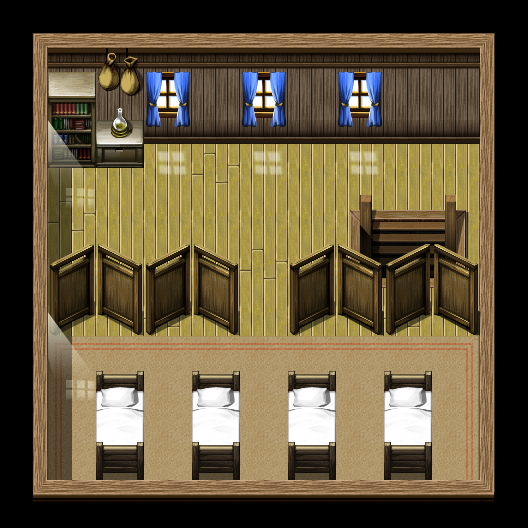

A level layout from a 2D game, rendered from its tile map. Below: a short description, then the map file with tile-grid data replaced by summaries:
An orthogonal 22x22 tile map with 24x24 px tiles, 9 tile layers (under0_none, under1_ground, under2_shadows, under3_objects, ...), 4 tilesets and 21 objects (4x note_bed01, 2x hero_s_hometown_inn, wood, carpet).

<map version="1.4" tiledversion="1.4.2" orientation="orthogonal" renderorder="right-down" width="22" height="22" tilewidth="24" tileheight="24" infinite="0" nextlayerid="15" nextobjectid="25">
 <properties>
  <property name="bgm" value="bgm_inn" />
 </properties>
 <tileset firstgid="1" name="hero_s_hometown_inn_2f" tilewidth="24" tileheight="24" tilecount="384" columns="24">
  <image source="tilesets/hero_s_hometown_inn_2f.png" width="576" height="384" />
 </tileset>
 <tileset firstgid="385" source="tilesets/fsm_inside01_c.tsx" />
 <tileset firstgid="1409" source="tilesets/fsm_inside01_b.tsx" />
 <tileset firstgid="2433" source="tilesets/fsm_inside01_a2.tsx" />
 <layer id="2" name="under0_none" width="22" height="22">
  <data>[484 cells, 0 non-empty, 0 distinct tile ids]</data>
 </layer>
 <layer id="1" name="under1_ground" width="22" height="22">
  <data>[484 cells, 466 non-empty, 109 distinct tile ids]</data>
 </layer>
 <layer id="4" name="under2_shadows" width="22" height="22">
  <data>[484 cells, 2 non-empty, 1 distinct tile ids]</data>
 </layer>
 <layer id="3" name="under3_objects" width="22" height="22">
  <data>[484 cells, 41 non-empty, 36 distinct tile ids]</data>
 </layer>
 <layer id="5" name="under4_lights" width="22" height="22">
  <data>[484 cells, 4 non-empty, 4 distinct tile ids]</data>
 </layer>
 <layer id="6" name="under5_none" width="22" height="22">
  <data>[484 cells, 0 non-empty, 0 distinct tile ids]</data>
 </layer>
 <layer id="7" name="over6_objects" width="22" height="22">
  <data>[484 cells, 58 non-empty, 12 distinct tile ids]</data>
 </layer>
 <layer id="8" name="over7_lights" width="22" height="22">
  <data>[484 cells, 8 non-empty, 4 distinct tile ids]</data>
 </layer>
 <layer id="9" name="over8_none" width="22" height="22">
  <data>[484 cells, 0 non-empty, 0 distinct tile ids]</data>
 </layer>
 <objectgroup color="#0055ff" id="14" name="sound">
  <object id="23" name="wood" x="48" y="48" width="432" height="288" />
  <object id="24" name="carpet" x="48" y="336" width="432" height="192" />
 </objectgroup>
 <objectgroup color="#aa0000" id="10" name="collision" visible="0">
  <object id="1" x="0" y="0" width="48" height="528" />
  <object id="2" x="48" y="504" width="480" height="24" />
  <object id="3" x="48" y="0" width="480" height="144" />
  <object id="4" x="480" y="144" width="48" height="360" />
  <object id="5" x="48" y="144" width="96" height="24" />
  <object id="6" x="96" y="384" width="48" height="96" />
  <object id="7" x="192" y="384" width="48" height="96" />
  <object id="8" x="288" y="384" width="48" height="96" />
  <object id="9" x="384" y="384" width="48" height="96" />
  <object id="10" x="288" y="288" width="192" height="48" />
  <object id="13" x="432" y="192" width="48" height="96" />
  <object id="14" x="48" y="288" width="192" height="48" />
  <object id="15" x="360" y="192" width="24" height="96" />
 </objectgroup>
 <objectgroup color="#5500ff" id="13" name="rest">
  <object id="19" name="note_bed01" x="96" y="384" width="48" height="96" />
  <object id="20" name="note_bed01" x="192" y="384" width="48" height="96" />
  <object id="21" name="note_bed01" x="288" y="384" width="48" height="96" />
  <object id="22" name="note_bed01" x="384" y="384" width="48" height="96" />
 </objectgroup>
 <objectgroup color="#55aaff" id="11" name="spawn">
  <object id="16" name="hero_s_hometown_inn" x="384" y="240" width="48" height="24" />
 </objectgroup>
 <objectgroup color="#ffff7f" id="12" name="portal">
  <object id="17" name="hero_s_hometown_inn" x="384" y="264" width="48" height="24" />
 </objectgroup>
</map>
